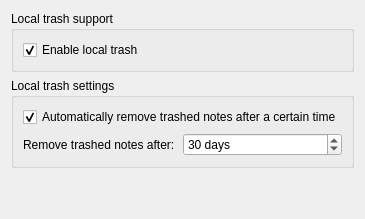
           <widget class="QWidget" name="localTrashPage">
            <layout class="QGridLayout" name="gridLayout_64">
             <item row="1" column="0">
              <widget class="QGroupBox" name="localTrashGroupBox">
               <property name="title">
                <string>Local trash settings</string>
               </property>
               <layout class="QGridLayout" name="gridLayout_66">
                <item row="1" column="0">
                 <widget class="QFrame" name="localTrashClearFrame">
                  <property name="frameShape">
                   <enum>QFrame::NoFrame</enum>
                  </property>
                  <property name="frameShadow">
                   <enum>QFrame::Raised</enum>
                  </property>
                  <layout class="QHBoxLayout" name="horizontalLayout_8">
                   <property name="spacing">
                    <number>0</number>
                   </property>
                   <property name="leftMargin">
                    <number>0</number>
                   </property>
                   <property name="topMargin">
                    <number>0</number>
                   </property>
                   <property name="rightMargin">
                    <number>0</number>
                   </property>
                   <property name="bottomMargin">
                    <number>0</number>
                   </property>
                   <item>
                    <widget class="QLabel" name="localTrashClearTimeLabel">
                     <property name="toolTip">
                      <string>You might run into sync troubles with older versions of ownCloud sync when going far below 10 sec.
Just test yourself if you get sync conflicts and set a higher value if so.</string>
                     </property>
                     <property name="text">
                      <string>Remove trashed notes after:</string>
                     </property>
                    </widget>
                   </item>
                   <item>
                    <widget class="QSpinBox" name="localTrashClearTimeSpinBox">
                     <property name="suffix">
                      <string extracomment="seconds"> days</string>
                     </property>
                     <property name="minimum">
                      <number>1</number>
                     </property>
                     <property name="maximum">
                      <number>9999999</number>
                     </property>
                     <property name="value">
                      <number>30</number>
                     </property>
                    </widget>
                   </item>
                  </layout>
                 </widget>
                </item>
                <item row="0" column="0">
                 <widget class="QCheckBox" name="localTrashClearCheckBox">
                  <property name="text">
                   <string>Automatically remove trashed notes after a certain time</string>
                  </property>
                  <property name="checked">
                   <bool>true</bool>
                  </property>
                 </widget>
                </item>
               </layout>
              </widget>
             </item>
             <item row="2" column="0">
              <spacer name="verticalSpacer_15">
               <property name="orientation">
                <enum>Qt::Vertical</enum>
               </property>
               <property name="sizeHint" stdset="0">
                <size>
                 <width>20</width>
                 <height>40</height>
                </size>
               </property>
              </spacer>
             </item>
             <item row="0" column="0">
              <widget class="QGroupBox" name="groupBox_29">
               <property name="title">
                <string>Local trash support</string>
               </property>
               <layout class="QGridLayout" name="gridLayout_65">
                <item row="0" column="0">
                 <widget class="QCheckBox" name="localTrashEnabledCheckBox">
                  <property name="text">
                   <string>Enable local trash</string>
                  </property>
                  <property name="checked">
                   <bool>true</bool>
                  </property>
                 </widget>
                </item>
               </layout>
              </widget>
             </item>
            </layout>
           </widget>
